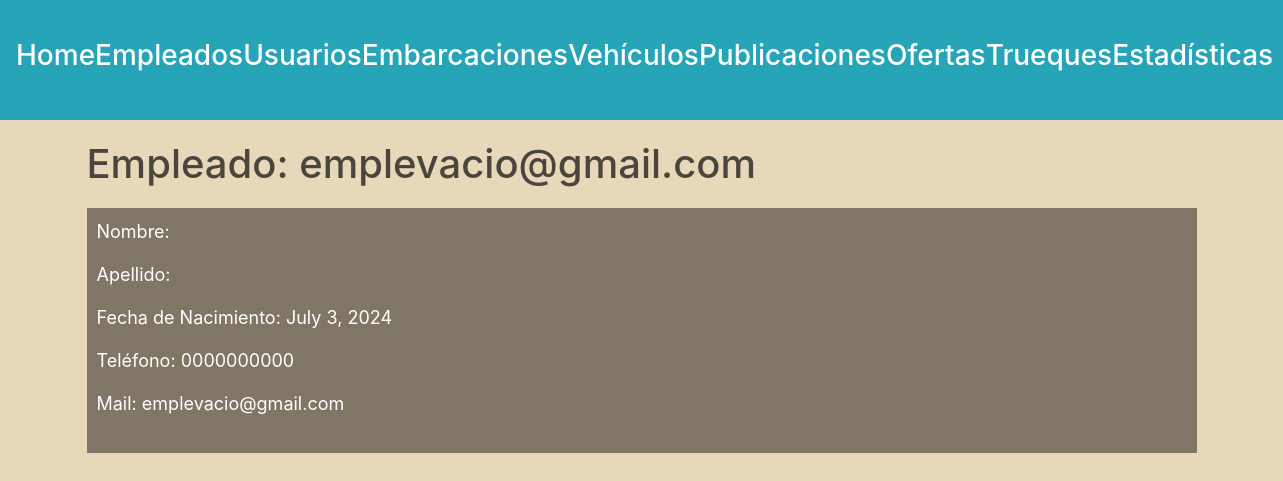
The page /administracion/empleados/83/ (signed in) on the database its author committed.
### usuarios/models.py (models this page shows, shortened)
class Usuario(AbstractBaseUser, PermissionsMixin):
    nombre = models.CharField(max_length=50)
    apellido = models.CharField(max_length=50)
    fecha_nacimiento = models.DateField()
    telefono = models.CharField(max_length=13)
    mail = models.EmailField(max_length=50, unique=True)
    password = models.CharField(max_length=128)
    is_staff= models.BooleanField(default=False)
    is_blocked= models.BooleanField(default=False)
    USERNAME_FIELD = 'mail'
    REQUIRED_FIELDS = ['nombre', 'apellido', 'fecha_nacimiento', 'telefono']

### administrador/views.py (the view)
# urls.py: path('administracion/empleados/<int:empleado_id>/', views.ver_perfil_empleado, name="empleado"),
@login_required(login_url=reverse_lazy('home'))
def ver_perfil_empleado(request, empleado_id):
    user = request.user
    if not user.is_superuser:
        return redirect('home')
    empleado = Usuario.objects.get(id=empleado_id)
    return render(request, 'employee.html', {'empleado':empleado})

### autenticacion/backend.py (called while the page is built)
    def get_user(self, user_id):
        UserModel = get_user_model()
        try:
            return UserModel.objects.get(pk=user_id)
        except UserModel.DoesNotExist:
            return None

### administrador/templates/employee.html (shortened to what this page needs)
{% extends 'layouts/navbar.html' %}
{% block content %}
    <div class="header">
        <h1>Empleado: {{empleado.mail}}</h1>
    </div>
    <div class="profile-container">
        <p>Nombre: {{ empleado.nombre }}</p>
        <p>Apellido: {{ empleado.apellido }}</p>
        <p>Fecha de Nacimiento: {{ empleado.fecha_nacimiento }}</p>
        <p>Teléfono: {{ empleado.telefono }}</p>
        <p>Mail: {{ empleado.mail }}</p>
    </div>
{% endblock %}

### administrador/static/styles/main.css (style rules this page uses)
:root { --azul1: #6785b4; --azul2: #26a5b9; --azul3: #a9cecf; --gris: #c4c4be8c; --arena: #c8baa0; }
body { background: #e8d8ba !important; color: #fff; font-family: arial; margin: 0; }
.header { display: flex; justify-content: space-between; align-items: center; margin-bottom: 20px; }
.header h1 { color: #4b463d; margin: 0; }
.profile-container { max-width: 1200px; margin: auto; padding: 10px; padding-bottom: 20px; background-color: #807666; font-size: 18px; color: #fff; }

### rows shown on the page
Usuario: mail "emplevacio@gmail.com", fecha_nacimiento "July 3, 2024", telefono "0000000000"
